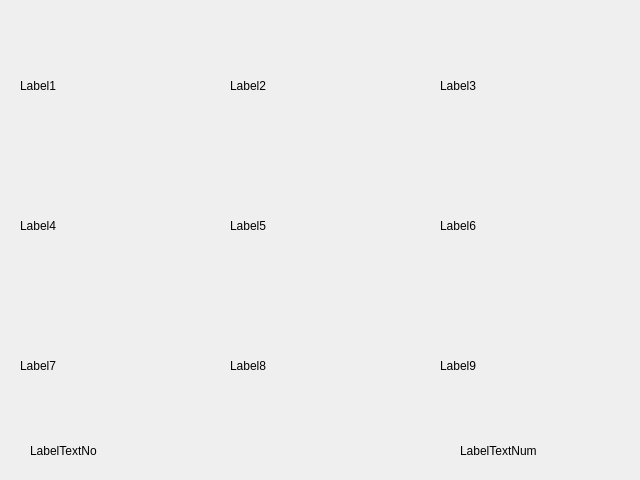
<?xml version="1.0" encoding="UTF-8"?>
<ui version="4.0">
 <class>DlgPicFile</class>
 <widget class="QDialog" name="DlgPicFile">
  <property name="geometry">
   <rect>
    <x>0</x>
    <y>0</y>
    <width>640</width>
    <height>480</height>
   </rect>
  </property>
  <property name="windowTitle">
   <string>Dialog</string>
  </property>
  <widget class="QLabel" name="Label1">
   <property name="geometry">
    <rect>
     <x>20</x>
     <y>20</y>
     <width>181</width>
     <height>131</height>
    </rect>
   </property>
   <property name="text">
    <string>Label1</string>
   </property>
  </widget>
  <widget class="QLabel" name="Label2">
   <property name="geometry">
    <rect>
     <x>230</x>
     <y>20</y>
     <width>181</width>
     <height>131</height>
    </rect>
   </property>
   <property name="text">
    <string>Label2</string>
   </property>
  </widget>
  <widget class="QLabel" name="Label3">
   <property name="geometry">
    <rect>
     <x>440</x>
     <y>20</y>
     <width>181</width>
     <height>131</height>
    </rect>
   </property>
   <property name="text">
    <string>Label3</string>
   </property>
  </widget>
  <widget class="QLabel" name="Label4">
   <property name="geometry">
    <rect>
     <x>20</x>
     <y>160</y>
     <width>181</width>
     <height>131</height>
    </rect>
   </property>
   <property name="text">
    <string>Label4</string>
   </property>
  </widget>
  <widget class="QLabel" name="Label6">
   <property name="geometry">
    <rect>
     <x>440</x>
     <y>160</y>
     <width>181</width>
     <height>131</height>
    </rect>
   </property>
   <property name="text">
    <string>Label6</string>
   </property>
  </widget>
  <widget class="QLabel" name="Label5">
   <property name="geometry">
    <rect>
     <x>230</x>
     <y>160</y>
     <width>181</width>
     <height>131</height>
    </rect>
   </property>
   <property name="text">
    <string>Label5</string>
   </property>
  </widget>
  <widget class="QLabel" name="Label7">
   <property name="geometry">
    <rect>
     <x>20</x>
     <y>300</y>
     <width>181</width>
     <height>131</height>
    </rect>
   </property>
   <property name="text">
    <string>Label7</string>
   </property>
  </widget>
  <widget class="QLabel" name="Label9">
   <property name="geometry">
    <rect>
     <x>440</x>
     <y>300</y>
     <width>181</width>
     <height>131</height>
    </rect>
   </property>
   <property name="text">
    <string>Label9</string>
   </property>
  </widget>
  <widget class="QLabel" name="Label8">
   <property name="geometry">
    <rect>
     <x>230</x>
     <y>300</y>
     <width>181</width>
     <height>131</height>
    </rect>
   </property>
   <property name="text">
    <string>Label8</string>
   </property>
  </widget>
  <widget class="QLabel" name="LabelTextNo">
   <property name="geometry">
    <rect>
     <x>30</x>
     <y>430</y>
     <width>141</width>
     <height>41</height>
    </rect>
   </property>
   <property name="text">
    <string>LabelTextNo</string>
   </property>
  </widget>
  <widget class="QLabel" name="LabelTextNum">
   <property name="geometry">
    <rect>
     <x>460</x>
     <y>430</y>
     <width>141</width>
     <height>41</height>
    </rect>
   </property>
   <property name="text">
    <string>LabelTextNum</string>
   </property>
  </widget>
 </widget>
 <resources/>
 <connections/>
</ui>
